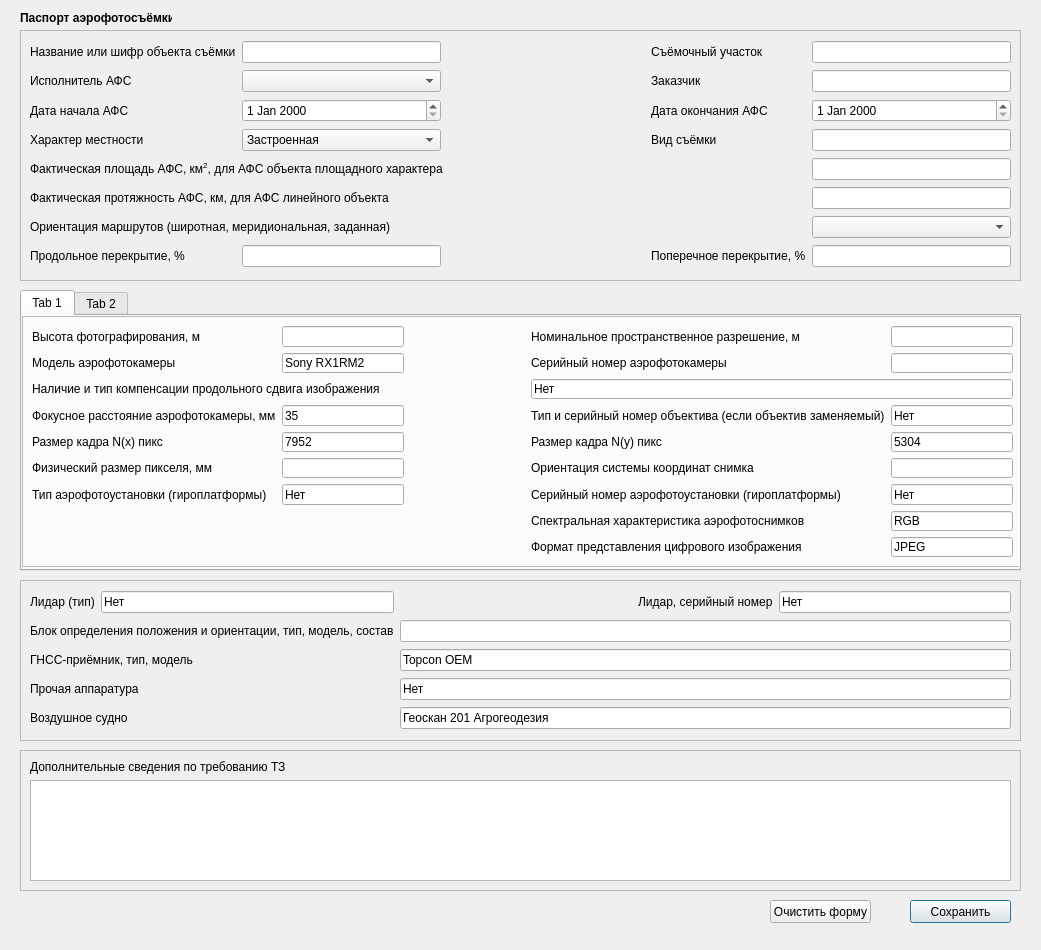
<?xml version="1.0" encoding="UTF-8"?>
<ui version="4.0">
 <class>AFS</class>
 <widget class="QDialog" name="AFS">
  <property name="geometry">
   <rect>
    <x>0</x>
    <y>0</y>
    <width>1041</width>
    <height>950</height>
   </rect>
  </property>
  <property name="minimumSize">
   <size>
    <width>0</width>
    <height>950</height>
   </size>
  </property>
  <property name="maximumSize">
   <size>
    <width>1041</width>
    <height>950</height>
   </size>
  </property>
  <property name="windowTitle">
   <string>Dialog</string>
  </property>
  <widget class="QPushButton" name="save">
   <property name="geometry">
    <rect>
     <x>910</x>
     <y>900</y>
     <width>101</width>
     <height>23</height>
    </rect>
   </property>
   <property name="text">
    <string>Сохранить</string>
   </property>
  </widget>
  <widget class="QLabel" name="label_passport_afs">
   <property name="geometry">
    <rect>
     <x>20</x>
     <y>10</y>
     <width>152</width>
     <height>16</height>
    </rect>
   </property>
   <property name="text">
    <string>&lt;html&gt;&lt;head/&gt;&lt;body&gt;&lt;p&gt;&lt;span style=&quot; font-weight:600;&quot;&gt;Паспорт аэрофотосъёмки&lt;/span&gt;&lt;/p&gt;&lt;/body&gt;&lt;/html&gt;</string>
   </property>
  </widget>
  <widget class="QFrame" name="object">
   <property name="geometry">
    <rect>
     <x>20</x>
     <y>30</y>
     <width>1001</width>
     <height>251</height>
    </rect>
   </property>
   <property name="frameShape">
    <enum>QFrame::StyledPanel</enum>
   </property>
   <property name="frameShadow">
    <enum>QFrame::Raised</enum>
   </property>
   <layout class="QGridLayout" name="gridLayout">
    <item row="0" column="0">
     <widget class="QLabel" name="label_name_object">
      <property name="text">
       <string>Название или шифр объекта съёмки</string>
      </property>
     </widget>
    </item>
    <item row="3" column="4">
     <widget class="QLineEdit" name="type_shoot"/>
    </item>
    <item row="7" column="0">
     <widget class="QLabel" name="label_overlap_longitudinal">
      <property name="text">
       <string>Продольное перекрытие, %</string>
      </property>
     </widget>
    </item>
    <item row="0" column="1">
     <widget class="QLineEdit" name="name_object">
      <property name="text">
       <string/>
      </property>
     </widget>
    </item>
    <item row="5" column="4">
     <widget class="QLineEdit" name="length_afs"/>
    </item>
    <item row="7" column="3">
     <widget class="QLabel" name="label_overlap_transverse">
      <property name="text">
       <string>Поперечное перекрытие, %</string>
      </property>
     </widget>
    </item>
    <item row="4" column="4">
     <widget class="QLineEdit" name="area_afs"/>
    </item>
    <item row="3" column="0">
     <widget class="QLabel" name="label_nature_area">
      <property name="text">
       <string>Характер местности</string>
      </property>
      <property name="buddy">
       <cstring>nature_area</cstring>
      </property>
     </widget>
    </item>
    <item row="5" column="0" colspan="4">
     <widget class="QLabel" name="label_length_afs">
      <property name="text">
       <string>Фактическая протяжность АФС, км, для АФС линейного объекта</string>
      </property>
     </widget>
    </item>
    <item row="1" column="3">
     <widget class="QLabel" name="label_customer">
      <property name="text">
       <string>Заказчик</string>
      </property>
     </widget>
    </item>
    <item row="7" column="1">
     <widget class="QLineEdit" name="overlap_longitudinal"/>
    </item>
    <item row="4" column="0" colspan="4">
     <widget class="QLabel" name="label_area_afs">
      <property name="text">
       <string>&lt;html&gt;&lt;head/&gt;&lt;body&gt;&lt;p&gt;Фактическая площадь АФС, км&lt;span style=&quot; vertical-align:super;&quot;&gt;2&lt;/span&gt;, для АФС объекта площадного характера&lt;/p&gt;&lt;/body&gt;&lt;/html&gt;</string>
      </property>
      <property name="buddy">
       <cstring>area_afs</cstring>
      </property>
     </widget>
    </item>
    <item row="1" column="4">
     <widget class="QLineEdit" name="customer">
      <property name="text">
       <string/>
      </property>
     </widget>
    </item>
    <item row="0" column="2">
     <spacer name="horizontalSpacer_3">
      <property name="orientation">
       <enum>Qt::Horizontal</enum>
      </property>
      <property name="sizeHint" stdset="0">
       <size>
        <width>40</width>
        <height>20</height>
       </size>
      </property>
     </spacer>
    </item>
    <item row="2" column="1">
     <widget class="QDateEdit" name="date_start">
      <property name="enabled">
       <bool>true</bool>
      </property>
     </widget>
    </item>
    <item row="0" column="3">
     <widget class="QLabel" name="label_filming_location">
      <property name="text">
       <string>Съёмочный участок</string>
      </property>
     </widget>
    </item>
    <item row="7" column="4">
     <widget class="QLineEdit" name="overlap_transverse"/>
    </item>
    <item row="3" column="1">
     <widget class="QComboBox" name="nature_area">
      <item>
       <property name="text">
        <string>Застроенная</string>
       </property>
      </item>
      <item>
       <property name="text">
        <string>Не застроенная</string>
       </property>
      </item>
     </widget>
    </item>
    <item row="0" column="4">
     <widget class="QLineEdit" name="filming_location">
      <property name="text">
       <string/>
      </property>
     </widget>
    </item>
    <item row="6" column="0" colspan="4">
     <widget class="QLabel" name="label_orientation_route">
      <property name="text">
       <string>Ориентация маршрутов (широтная, меридиональная, заданная)</string>
      </property>
     </widget>
    </item>
    <item row="3" column="3">
     <widget class="QLabel" name="label_type_shoot">
      <property name="text">
       <string>Вид съёмки</string>
      </property>
     </widget>
    </item>
    <item row="1" column="1">
     <widget class="QComboBox" name="executor">
      <item>
       <property name="text">
        <string/>
       </property>
      </item>
      <item>
       <property name="text">
        <string>Котелевский К. А.</string>
       </property>
      </item>
      <item>
       <property name="text">
        <string>Ли В. Ю.</string>
       </property>
      </item>
     </widget>
    </item>
    <item row="2" column="0">
     <widget class="QLabel" name="label_date_start">
      <property name="text">
       <string>Дата начала АФС</string>
      </property>
      <property name="buddy">
       <cstring>date_start</cstring>
      </property>
     </widget>
    </item>
    <item row="1" column="0">
     <widget class="QLabel" name="label_executor">
      <property name="text">
       <string>Исполнитель АФС</string>
      </property>
      <property name="buddy">
       <cstring>executor</cstring>
      </property>
     </widget>
    </item>
    <item row="2" column="3">
     <widget class="QLabel" name="label_date_end">
      <property name="text">
       <string>Дата окончания АФС</string>
      </property>
     </widget>
    </item>
    <item row="2" column="4">
     <widget class="QDateEdit" name="date_end"/>
    </item>
    <item row="6" column="4">
     <widget class="QComboBox" name="orientation_route">
      <item>
       <property name="text">
        <string/>
       </property>
      </item>
      <item>
       <property name="text">
        <string>Широтная</string>
       </property>
      </item>
      <item>
       <property name="text">
        <string>Меридиональная</string>
       </property>
      </item>
      <item>
       <property name="text">
        <string>Заданная</string>
       </property>
      </item>
     </widget>
    </item>
   </layout>
  </widget>
  <widget class="QFrame" name="equipment">
   <property name="geometry">
    <rect>
     <x>20</x>
     <y>580</y>
     <width>1001</width>
     <height>161</height>
    </rect>
   </property>
   <property name="frameShape">
    <enum>QFrame::StyledPanel</enum>
   </property>
   <property name="frameShadow">
    <enum>QFrame::Raised</enum>
   </property>
   <layout class="QGridLayout" name="gridLayout_3">
    <item row="0" column="3">
     <widget class="QLabel" name="label_lidar_sn">
      <property name="text">
       <string>Лидар, серийный номер</string>
      </property>
     </widget>
    </item>
    <item row="1" column="2" colspan="3">
     <widget class="QLineEdit" name="definition_block"/>
    </item>
    <item row="4" column="0" colspan="2">
     <widget class="QLabel" name="label_aircraft">
      <property name="text">
       <string>Воздушное судно</string>
      </property>
     </widget>
    </item>
    <item row="3" column="2" colspan="3">
     <widget class="QLineEdit" name="other_equipment">
      <property name="text">
       <string>Нет</string>
      </property>
     </widget>
    </item>
    <item row="4" column="2" colspan="3">
     <widget class="QLineEdit" name="aircraft">
      <property name="text">
       <string>Геоскан 201 Агрогеодезия</string>
      </property>
     </widget>
    </item>
    <item row="0" column="4">
     <widget class="QLineEdit" name="lidar_sn">
      <property name="text">
       <string>Нет</string>
      </property>
     </widget>
    </item>
    <item row="2" column="0" colspan="2">
     <widget class="QLabel" name="label_receiver">
      <property name="text">
       <string>ГНСС-приёмник, тип, модель</string>
      </property>
     </widget>
    </item>
    <item row="0" column="2">
     <spacer name="horizontalSpacer">
      <property name="orientation">
       <enum>Qt::Horizontal</enum>
      </property>
      <property name="sizeHint" stdset="0">
       <size>
        <width>40</width>
        <height>20</height>
       </size>
      </property>
     </spacer>
    </item>
    <item row="0" column="1">
     <widget class="QLineEdit" name="lidar_type">
      <property name="text">
       <string>Нет</string>
      </property>
     </widget>
    </item>
    <item row="0" column="0">
     <widget class="QLabel" name="label_lidar_type">
      <property name="text">
       <string>Лидар (тип)</string>
      </property>
     </widget>
    </item>
    <item row="1" column="0" colspan="2">
     <widget class="QLabel" name="label_definition_block">
      <property name="text">
       <string>Блок определения положения и ориентации, тип, модель, состав</string>
      </property>
     </widget>
    </item>
    <item row="3" column="0" colspan="2">
     <widget class="QLabel" name="label_other_equipment">
      <property name="text">
       <string>Прочая аппаратура</string>
      </property>
     </widget>
    </item>
    <item row="2" column="2" colspan="3">
     <widget class="QLineEdit" name="receiver">
      <property name="text">
       <string>Topcon OEM</string>
      </property>
     </widget>
    </item>
   </layout>
  </widget>
  <widget class="QPushButton" name="clear">
   <property name="geometry">
    <rect>
     <x>770</x>
     <y>900</y>
     <width>101</width>
     <height>23</height>
    </rect>
   </property>
   <property name="text">
    <string>Очистить форму</string>
   </property>
  </widget>
  <widget class="QFrame" name="frame">
   <property name="geometry">
    <rect>
     <x>20</x>
     <y>750</y>
     <width>1001</width>
     <height>141</height>
    </rect>
   </property>
   <property name="frameShape">
    <enum>QFrame::StyledPanel</enum>
   </property>
   <property name="frameShadow">
    <enum>QFrame::Raised</enum>
   </property>
   <layout class="QVBoxLayout" name="verticalLayout">
    <item>
     <widget class="QLabel" name="label_add_information">
      <property name="text">
       <string>Дополнительные сведения по требованию ТЗ</string>
      </property>
     </widget>
    </item>
    <item>
     <widget class="QTextEdit" name="text_add_information"/>
    </item>
   </layout>
  </widget>
  <widget class="QTabWidget" name="tabWidget">
   <property name="geometry">
    <rect>
     <x>20</x>
     <y>290</y>
     <width>1001</width>
     <height>281</height>
    </rect>
   </property>
   <property name="currentIndex">
    <number>0</number>
   </property>
   <widget class="QWidget" name="tab">
    <attribute name="title">
     <string>Tab 1</string>
    </attribute>
    <widget class="QFrame" name="camera">
     <property name="geometry">
      <rect>
       <x>0</x>
       <y>0</y>
       <width>1001</width>
       <height>251</height>
      </rect>
     </property>
     <property name="frameShape">
      <enum>QFrame::StyledPanel</enum>
     </property>
     <property name="frameShadow">
      <enum>QFrame::Raised</enum>
     </property>
     <layout class="QGridLayout" name="gridLayout_2">
      <item row="6" column="2">
       <widget class="QLineEdit" name="api_type">
        <property name="text">
         <string>Нет</string>
        </property>
       </widget>
      </item>
      <item row="7" column="4">
       <widget class="QLabel" name="label_spectral_characteristics_photo">
        <property name="text">
         <string>Спектральная характеристика аэрофотоснимков</string>
        </property>
       </widget>
      </item>
      <item row="4" column="4">
       <widget class="QLabel" name="label_frame_size_y">
        <property name="text">
         <string>Размер кадра N(y) пикс</string>
        </property>
       </widget>
      </item>
      <item row="6" column="4">
       <widget class="QLabel" name="label_api_sn">
        <property name="text">
         <string>Серийный номер аэрофотоустановки (гироплатформы)</string>
        </property>
       </widget>
      </item>
      <item row="8" column="4">
       <widget class="QLabel" name="label_image_format">
        <property name="text">
         <string>Формат представления цифрового изображения</string>
        </property>
       </widget>
      </item>
      <item row="0" column="2">
       <widget class="QLineEdit" name="height"/>
      </item>
      <item row="0" column="3">
       <spacer name="horizontalSpacer_2">
        <property name="orientation">
         <enum>Qt::Horizontal</enum>
        </property>
        <property name="sizeHint" stdset="0">
         <size>
          <width>40</width>
          <height>20</height>
         </size>
        </property>
       </spacer>
      </item>
      <item row="4" column="5">
       <widget class="QLineEdit" name="frame_size_y">
        <property name="text">
         <string>5304</string>
        </property>
       </widget>
      </item>
      <item row="4" column="0">
       <widget class="QLabel" name="label_frame_size_x">
        <property name="text">
         <string>Размер кадра N(x) пикс</string>
        </property>
       </widget>
      </item>
      <item row="3" column="2">
       <widget class="QLineEdit" name="focal_len">
        <property name="text">
         <string>35</string>
        </property>
       </widget>
      </item>
      <item row="6" column="5">
       <widget class="QLineEdit" name="api_sn">
        <property name="text">
         <string>Нет</string>
        </property>
       </widget>
      </item>
      <item row="1" column="0">
       <widget class="QLabel" name="label_camera_model">
        <property name="text">
         <string>Модель аэрофотокамеры</string>
        </property>
       </widget>
      </item>
      <item row="5" column="0">
       <widget class="QLabel" name="label_pixel_size">
        <property name="text">
         <string>Физический размер пикселя, мм</string>
        </property>
       </widget>
      </item>
      <item row="1" column="2">
       <widget class="QLineEdit" name="camera_model">
        <property name="text">
         <string>Sony RX1RM2</string>
        </property>
       </widget>
      </item>
      <item row="7" column="5">
       <widget class="QLineEdit" name="spectral_characteristics_photo">
        <property name="text">
         <string>RGB</string>
        </property>
       </widget>
      </item>
      <item row="5" column="2">
       <widget class="QLineEdit" name="pixel_size"/>
      </item>
      <item row="3" column="5">
       <widget class="QLineEdit" name="type_lens">
        <property name="text">
         <string>Нет</string>
        </property>
       </widget>
      </item>
      <item row="5" column="4">
       <widget class="QLabel" name="label_coordinate_orientation">
        <property name="text">
         <string>Ориентация системы координат снимка</string>
        </property>
       </widget>
      </item>
      <item row="0" column="0">
       <widget class="QLabel" name="label_height">
        <property name="text">
         <string>Высота фотографирования, м</string>
        </property>
       </widget>
      </item>
      <item row="6" column="0">
       <widget class="QLabel" name="label_api_type">
        <property name="text">
         <string>Тип аэрофотоустановки (гироплатформы)</string>
        </property>
       </widget>
      </item>
      <item row="1" column="4">
       <widget class="QLabel" name="label_camera_sn">
        <property name="text">
         <string>Серийный номер аэрофотокамеры</string>
        </property>
       </widget>
      </item>
      <item row="1" column="5">
       <widget class="QLineEdit" name="camera_sn"/>
      </item>
      <item row="4" column="2">
       <widget class="QLineEdit" name="frame_size_x">
        <property name="text">
         <string>7952</string>
        </property>
       </widget>
      </item>
      <item row="3" column="4">
       <widget class="QLabel" name="label_type_lens">
        <property name="text">
         <string>Тип и серийный номер объектива (если объектив заменяемый)</string>
        </property>
       </widget>
      </item>
      <item row="2" column="4" colspan="2">
       <widget class="QLineEdit" name="long_shift">
        <property name="text">
         <string>Нет</string>
        </property>
       </widget>
      </item>
      <item row="5" column="5">
       <widget class="QLineEdit" name="coordinate_orientation"/>
      </item>
      <item row="0" column="5">
       <widget class="QLineEdit" name="resolution"/>
      </item>
      <item row="0" column="4">
       <widget class="QLabel" name="label_resolution">
        <property name="text">
         <string>Номинальное пространственное разрешение, м</string>
        </property>
       </widget>
      </item>
      <item row="3" column="0" colspan="2">
       <widget class="QLabel" name="label_focal_len">
        <property name="text">
         <string>Фокусное расстояние аэрофотокамеры, мм</string>
        </property>
       </widget>
      </item>
      <item row="2" column="0" colspan="3">
       <widget class="QLabel" name="label_long_shift">
        <property name="text">
         <string>Наличие и тип компенсации продольного сдвига изображения</string>
        </property>
       </widget>
      </item>
      <item row="8" column="5">
       <widget class="QLineEdit" name="image_format">
        <property name="text">
         <string>JPEG</string>
        </property>
       </widget>
      </item>
     </layout>
    </widget>
   </widget>
   <widget class="QWidget" name="tab_2">
    <attribute name="title">
     <string>Tab 2</string>
    </attribute>
    <widget class="QFrame" name="camera_2">
     <property name="geometry">
      <rect>
       <x>-10</x>
       <y>0</y>
       <width>1001</width>
       <height>251</height>
      </rect>
     </property>
     <property name="frameShape">
      <enum>QFrame::StyledPanel</enum>
     </property>
     <property name="frameShadow">
      <enum>QFrame::Raised</enum>
     </property>
     <layout class="QGridLayout" name="gridLayout_4">
      <item row="6" column="2">
       <widget class="QLineEdit" name="api_type_2">
        <property name="text">
         <string>Нет</string>
        </property>
       </widget>
      </item>
      <item row="7" column="4">
       <widget class="QLabel" name="label_spectral_characteristics_photo_2">
        <property name="text">
         <string>Спектральная характеристика аэрофотоснимков</string>
        </property>
       </widget>
      </item>
      <item row="4" column="4">
       <widget class="QLabel" name="label_frame_size_y_2">
        <property name="text">
         <string>Размер кадра N(y) пикс</string>
        </property>
       </widget>
      </item>
      <item row="6" column="4">
       <widget class="QLabel" name="label_api_sn_2">
        <property name="text">
         <string>Серийный номер аэрофотоустановки (гироплатформы)</string>
        </property>
       </widget>
      </item>
      <item row="8" column="4">
       <widget class="QLabel" name="label_image_format_2">
        <property name="text">
         <string>Формат представления цифрового изображения</string>
        </property>
       </widget>
      </item>
      <item row="0" column="2">
       <widget class="QLineEdit" name="height_2"/>
      </item>
      <item row="0" column="3">
       <spacer name="horizontalSpacer_4">
        <property name="orientation">
         <enum>Qt::Horizontal</enum>
        </property>
        <property name="sizeHint" stdset="0">
         <size>
          <width>40</width>
          <height>20</height>
         </size>
        </property>
       </spacer>
      </item>
      <item row="4" column="5">
       <widget class="QLineEdit" name="frame_size_y_2">
        <property name="text">
         <string>4000</string>
        </property>
       </widget>
      </item>
      <item row="4" column="0">
       <widget class="QLabel" name="label_frame_size_x_2">
        <property name="text">
         <string>Размер кадра N(x) пикс</string>
        </property>
       </widget>
      </item>
      <item row="3" column="2">
       <widget class="QLineEdit" name="focal_len_2">
        <property name="text">
         <string>20</string>
        </property>
       </widget>
      </item>
      <item row="6" column="5">
       <widget class="QLineEdit" name="api_sn_2">
        <property name="text">
         <string>Нет</string>
        </property>
       </widget>
      </item>
      <item row="1" column="0">
       <widget class="QLabel" name="label_camera_model_2">
        <property name="text">
         <string>Модель аэрофотокамеры</string>
        </property>
       </widget>
      </item>
      <item row="5" column="0">
       <widget class="QLabel" name="label_pixel_size_2">
        <property name="text">
         <string>Физический размер пикселя, мм</string>
        </property>
       </widget>
      </item>
      <item row="1" column="2">
       <widget class="QLineEdit" name="camera_model_2">
        <property name="text">
         <string>Sony A6000</string>
        </property>
       </widget>
      </item>
      <item row="7" column="5">
       <widget class="QLineEdit" name="spectral_characteristics_photo_2">
        <property name="text">
         <string>NIR</string>
        </property>
       </widget>
      </item>
      <item row="5" column="2">
       <widget class="QLineEdit" name="pixel_size_2"/>
      </item>
      <item row="3" column="5">
       <widget class="QLineEdit" name="type_lens_2">
        <property name="text">
         <string>Нет</string>
        </property>
       </widget>
      </item>
      <item row="5" column="4">
       <widget class="QLabel" name="label_coordinate_orientation_2">
        <property name="text">
         <string>Ориентация системы координат снимка</string>
        </property>
       </widget>
      </item>
      <item row="0" column="0">
       <widget class="QLabel" name="label_height_2">
        <property name="text">
         <string>Высота фотографирования, м</string>
        </property>
       </widget>
      </item>
      <item row="6" column="0">
       <widget class="QLabel" name="label_api_type_2">
        <property name="text">
         <string>Тип аэрофотоустановки (гироплатформы)</string>
        </property>
       </widget>
      </item>
      <item row="1" column="4">
       <widget class="QLabel" name="label_camera_sn_2">
        <property name="text">
         <string>Серийный номер аэрофотокамеры</string>
        </property>
       </widget>
      </item>
      <item row="1" column="5">
       <widget class="QLineEdit" name="camera_sn_2"/>
      </item>
      <item row="4" column="2">
       <widget class="QLineEdit" name="frame_size_x_2">
        <property name="text">
         <string>6000</string>
        </property>
       </widget>
      </item>
      <item row="3" column="4">
       <widget class="QLabel" name="label_type_lens_2">
        <property name="text">
         <string>Тип и серийный номер объектива (если объектив заменяемый)</string>
        </property>
       </widget>
      </item>
      <item row="2" column="4" colspan="2">
       <widget class="QLineEdit" name="long_shift_2">
        <property name="text">
         <string>Нет</string>
        </property>
       </widget>
      </item>
      <item row="5" column="5">
       <widget class="QLineEdit" name="coordinate_orientation_2"/>
      </item>
      <item row="0" column="5">
       <widget class="QLineEdit" name="resolution_2"/>
      </item>
      <item row="0" column="4">
       <widget class="QLabel" name="label_resolution_2">
        <property name="text">
         <string>Номинальное пространственное разрешение, м</string>
        </property>
       </widget>
      </item>
      <item row="3" column="0" colspan="2">
       <widget class="QLabel" name="label_focal_len_2">
        <property name="text">
         <string>Фокусное расстояние аэрофотокамеры, мм</string>
        </property>
       </widget>
      </item>
      <item row="2" column="0" colspan="3">
       <widget class="QLabel" name="label_long_shift_2">
        <property name="text">
         <string>Наличие и тип компенсации продольного сдвига изображения</string>
        </property>
       </widget>
      </item>
      <item row="8" column="5">
       <widget class="QLineEdit" name="image_format_2">
        <property name="text">
         <string>ARW</string>
        </property>
       </widget>
      </item>
     </layout>
    </widget>
   </widget>
  </widget>
 </widget>
 <tabstops>
  <tabstop>name_object</tabstop>
  <tabstop>executor</tabstop>
  <tabstop>date_start</tabstop>
  <tabstop>nature_area</tabstop>
  <tabstop>overlap_longitudinal</tabstop>
  <tabstop>filming_location</tabstop>
  <tabstop>customer</tabstop>
  <tabstop>date_end</tabstop>
  <tabstop>type_shoot</tabstop>
  <tabstop>area_afs</tabstop>
  <tabstop>length_afs</tabstop>
  <tabstop>orientation_route</tabstop>
  <tabstop>overlap_transverse</tabstop>
  <tabstop>clear</tabstop>
  <tabstop>tabWidget</tabstop>
  <tabstop>save</tabstop>
  <tabstop>lidar_type</tabstop>
  <tabstop>lidar_sn</tabstop>
  <tabstop>definition_block</tabstop>
  <tabstop>receiver</tabstop>
  <tabstop>other_equipment</tabstop>
  <tabstop>aircraft</tabstop>
  <tabstop>text_add_information</tabstop>
  <tabstop>resolution</tabstop>
  <tabstop>camera_sn</tabstop>
  <tabstop>long_shift</tabstop>
  <tabstop>focal_len</tabstop>
  <tabstop>type_lens</tabstop>
  <tabstop>frame_size_y</tabstop>
  <tabstop>coordinate_orientation</tabstop>
  <tabstop>api_sn</tabstop>
  <tabstop>frame_size_x</tabstop>
  <tabstop>pixel_size</tabstop>
  <tabstop>api_type</tabstop>
  <tabstop>camera_model</tabstop>
  <tabstop>height</tabstop>
  <tabstop>spectral_characteristics_photo</tabstop>
  <tabstop>image_format</tabstop>
  <tabstop>api_type_2</tabstop>
  <tabstop>height_2</tabstop>
  <tabstop>frame_size_y_2</tabstop>
  <tabstop>focal_len_2</tabstop>
  <tabstop>api_sn_2</tabstop>
  <tabstop>camera_model_2</tabstop>
  <tabstop>spectral_characteristics_photo_2</tabstop>
  <tabstop>pixel_size_2</tabstop>
  <tabstop>type_lens_2</tabstop>
  <tabstop>camera_sn_2</tabstop>
  <tabstop>frame_size_x_2</tabstop>
  <tabstop>long_shift_2</tabstop>
  <tabstop>coordinate_orientation_2</tabstop>
  <tabstop>resolution_2</tabstop>
  <tabstop>image_format_2</tabstop>
 </tabstops>
 <resources/>
 <connections/>
</ui>
